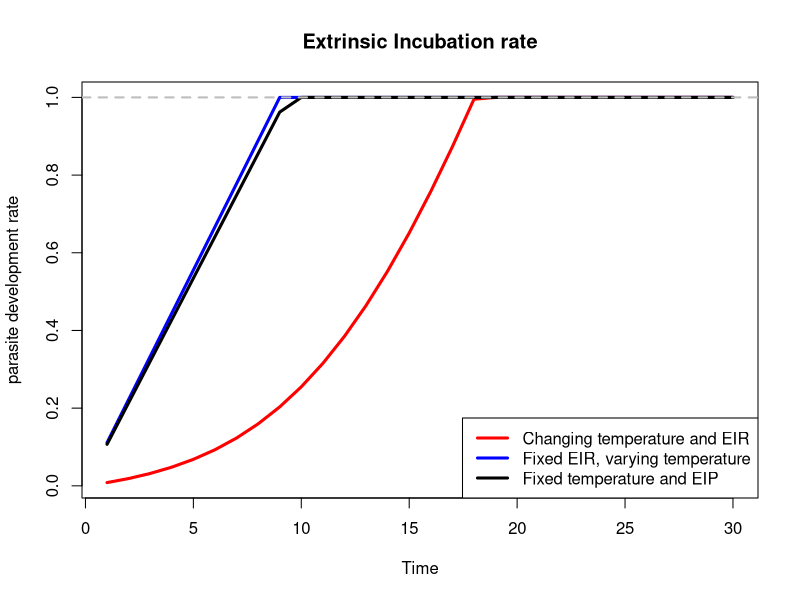

Generate this figure with R:
## Zinhle August 2019
## EIP with fixed and changing temperature
## EIP function adapted from tsetse emergence function

rm(list=ls())

library(here)
library(readxl)

##parameters
params <- c(a = 5.3,
            b = -0.24,
            k = 0.16)

#temperature

# my_data <- read_xlsx(paste(here(),"~/GitHub/arbovirusSA/R_Codes/Temperature_Effect_on_Development.xlsx",sep="/"),
#                      sheet = "DailyMean") 

temp <- 10:40 #my_data$TempC


# Changing temperaure changing EIP ----------------------------------------

##rate function from tsetse emergence function
EIP_Fxn <- function(temprature,parms){
  with(as.list(parms),{
    (1+exp(a+b*temprature))/ k
  })
}

EIP <- EIP_Fxn(temp,params)
#plot(temp, EIP_Fxn)

## Cumulative EIP, Eip >= 1 inefctious
# Cum EIR is the parasite development rate 

Cum_EIR_Fxn <- function(temprature, parms){ 
  with(as.list(parms),{
    cum_eip_rate <- 1/EIP_Fxn(temprature, parms) #rate fucntion : 1/EIP
    diffinv(cum_eip_rate)
  })
}
Cum_EIR <- Cum_EIR_Fxn(temp, params) ## Cumulative EI rate

##initial conditions
## start of with one mosquito
#msqt doesn't neccesarily have to be 1 day old
## infcetivity =1 when mosquito is infected
msqt_init <- c(Age = 1, days_infec_bite = 0, infectivity = 0)
# *days_infec_bite* - days since infectious feed/bite

##function to update mosquito age, status and EIPO
update <- function(temprature, parms, eip, timestep, n){
  EIP_Cum_Calc <- eip #cum EIP
  Msqt_data <- data.frame()
  
  for(i in seq(2, n ,timestep)){
    time <- i - timestep #to make time start from 1
    Age <- msqt_init['Age'] + time  #update at each time step
    days_infec_bite <- msqt_init['days_infec_bite'] + time
    tmprt <- temprature[i]
    Cum_EI_rate <- EIP_Cum_Calc[i] #evaluates cum EIP at [i]
    Cum_EI_rate <- ifelse(Cum_EI_rate >= 1, 1, Cum_EI_rate) #ensure rate isn't >1
    infectivity <- ifelse(Cum_EI_rate < 1, 0, 1) #0 if not infected, 1 otherwise
    Msqt_data <- rbind(Msqt_data, data.frame(time, Age, tmprt, days_infec_bite, Cum_EI_rate, infectivity))
  }
  return(Msqt_data)
}

mosquito_dat_EIP_Temp <- as.data.frame(update(temprature = temp, parms = params , eip = Cum_EIR , timestep = 1, n = length(temp) ))
head(mosquito_dat_EIP_Temp)

# Changing temperature fixed EIP ------------------------------------------

Fixed_EIP <- rep(x = 9, times = length(temp)) #days

Cum_Fixed_EIP_Fxn <- function(temprature, parms){
    with(as.list(parms),{
        cum_fixed_eip_rate <- 1/Fixed_EIP #rate fucntion : 1/EIP
        diffinv(cum_fixed_eip_rate)
    })
}

Cum_Fixed_EIR <- Cum_Fixed_EIP_Fxn(temp, params)

mosquito_dat_fixed_eip <- as.data.frame(update(temprature = temp, parms = params, eip = Cum_Fixed_EIR, timestep = 1, n = length(temp) ))
head(mosquito_dat_fixed_eip)


# fixed temp, fixed EIP ---------------------------------------------------

temp_fixed <- rep(x = 25, times = length(temp))

Fixed_EIP_Temp <- EIP <- EIP_Fxn(temp_fixed,params)

Cum_Fixed_EIR_Temp <- Cum_EIR_Fxn(temp_fixed, params)

mosquito_dat_fixed_eip_temp <- as.data.frame(update(temprature = temp_fixed, parms = params, eip = Cum_Fixed_EIR_Temp, timestep = 1, n = length(temp) ))
head(mosquito_dat_fixed_eip_temp)

## plot rate over temp 

plot(mosquito_dat_EIP_Temp$time, mosquito_dat_EIP_Temp$Cum_EI_rate, xlab = "Time", 
     ylab = "parasite development rate", main = "Extrinsic Incubation rate", 
     type =  "l", lwd = 3, col = "red")
 lines(mosquito_dat_EIP_Temp$time, mosquito_dat_fixed_eip$Cum_EI_rate, lwd = 3,
      col = "blue")
lines(mosquito_dat_EIP_Temp$time, mosquito_dat_fixed_eip_temp$Cum_EI_rate, lwd = 3,
      col = "black")
abline( h = 1, lwd = 2, lty = 2, col = "gray")
legend("bottomright", legend = c("Changing temperature and EIR","Fixed EIR, varying temperature",
                                 "Fixed temperature and EIP"), col = c("red","blue", "black"), lwd = 3)
